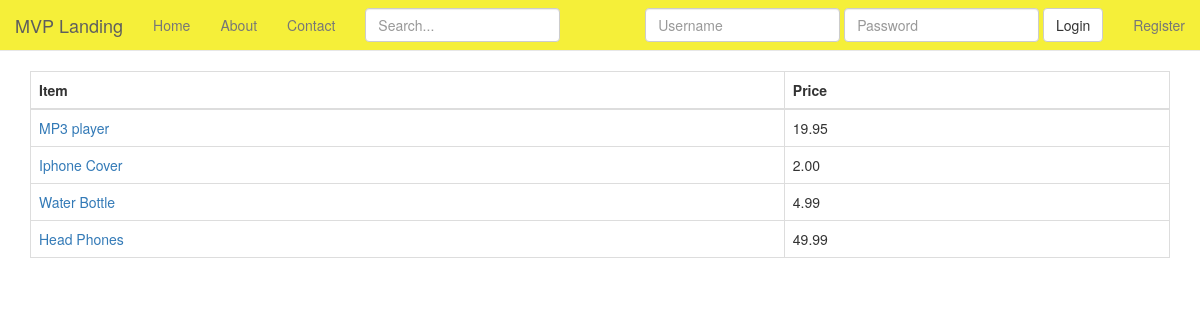
The app's page /product/ with its own data.
### products/models.py (models this page shows, shortened)
class Product(models.Model):
    title = models.CharField(max_length=120)
    description = models.TextField(blank=True, null=True)
    price = models.DecimalField(decimal_places=2, max_digits=20)
    active = models.BooleanField(default=True)
    objects = ProductManager()
    def get_absolute_url(self):
        return reverse('Product_Detail', kwargs={'pk': self.pk})

### products/views.py (the view, shortened to what this page needs)
class ProductViewList(ListView):
    model = Product
    queryset = Product.objects.all()
    def get_context_data(self, *args, **kwargs):
        context = super(ProductViewList, self).get_context_data(*args, **kwargs)
        context["now"] = timezone.now()
        context["query"] = self.request.GET.get("q")  # None
        return context
    def get_queryset(self, *args, **kwargs):
        qs = super(ProductViewList, self).get_queryset(*args, **kwargs)
        query = self.request.GET.get("q")
        print query
        return qs

### products/templates/products/product_list.html
{% extends 'base.html' %}
{% load staticfiles %}
{% block content %}
  <table class="table table-bordered">
    <thead>
      <tr>
        <th>Item</th>
        <th>Price</th>
      </tr>
    </thead>
    <tbody>
      {% for item in object_list %}
        <tr>
          <td><a href="{{ item.get_absolute_url }}">{{ item.title }}</a></td>
          <td>{{ item.price }}</td>
        </tr>
      {% endfor %}
    </tbody>
  </table>
{% endblock %}

### static/my_static/css/starter-template.css (style rules this page uses)
body { padding-top: 0px; }

### records on screen
Product: title "MP3 player", price "19.95"
Product: title "Iphone Cover", price "2.00"
Product: title "Water Bottle", price "4.99"
Product: title "Head Phones", price "49.99"
